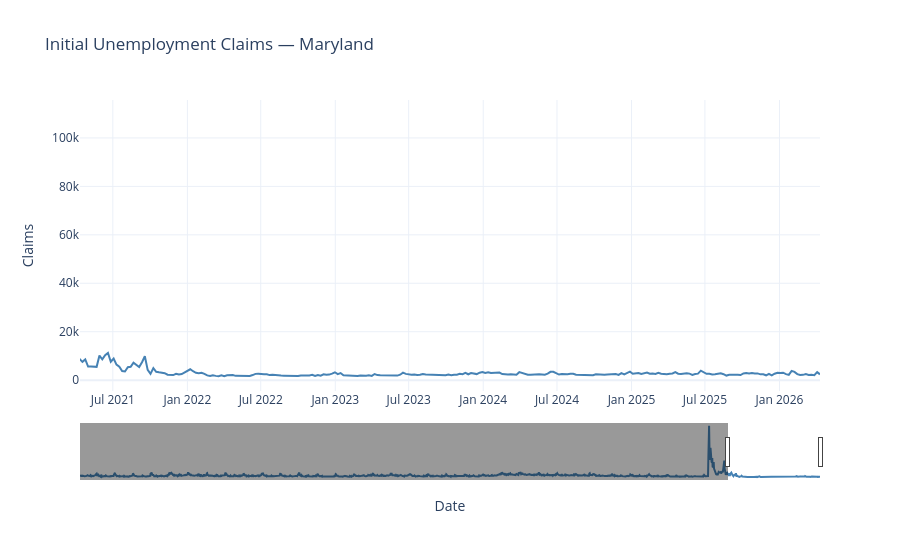

Source (notebook cell):
### Code cell
# For the "Initial Unemployment Claims" metric, we'll use a bar chart to better visualize the weekly claims data, and set the y-axis title to "Claims".
title = FRED_SERIES_TITLES["unemployment_claims"]
df_m = labor_df[labor_df["metric"] == title].sort_values("date")

fig = go.Figure()

fig.add_trace(go.Scatter(
    x=df_m["date"],
    y=df_m["value"],
    mode="lines",
    line=dict(color="steelblue", width=2)
))

fig.update_layout(
    title="Initial Unemployment Claims — Maryland",
    xaxis_title="Date",
    yaxis_title="Claims",
    template="plotly_white",
    xaxis=dict( #added a slider to be able to see all of the data without it being too cluttered
        range=[
            df_m["date"].max() - pd.DateOffset(years=5),
            df_m["date"].max()
        ],
        rangeslider=dict(visible=True)
    )
)

fig.show()

### Figure 1 — Plotly figure (JSON) as saved in the notebook; plotly's stock layout.template omitted (floating-point values rounded to 4 significant figures; data arrays with more than 128 entries replaced by an {"elided": "..."} marker saying what was removed)
{"data": [{"line": {"color": "steelblue", "width": 2}, "mode": "lines", "type": "scatter", "x": {"elided": "2096 str values"}, "y": {"elided": "2096 float values"}}], "layout": {"title": {"text": "Initial Unemployment Claims — Maryland"}, "xaxis": {"range": ["2021-04-11T00:00:00", "2026-04-11T00:00:00"], "rangeslider": {"visible": true}, "title": {"text": "Date"}}, "yaxis": {"title": {"text": "Claims"}}}}
